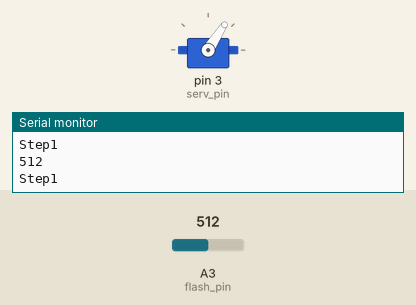
Bench run of a sketch on a simulated Arduino Uno, built with avr-gcc and run on an emulated ATmega328P. Shown: servo, the last lines printed to the serial monitor. The test bench sets the inputs (shaded band); at power-on: A3 (flash_pin) = 512.

Above: at 1.3 s.
1.4 s: A3 (flash_pin) set to 122
At 2.5 s:
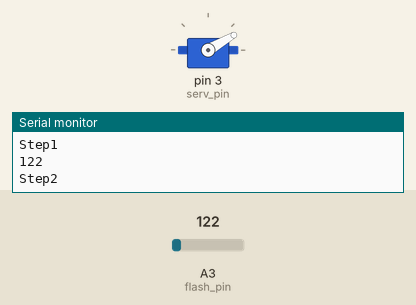
Timing chart, 0 to 4.4 s (numbered marks = the images above; inputs shaded):
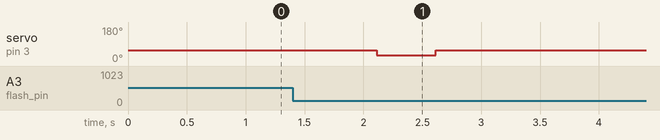

The sketch:

Kick_Boom3.ino
```cpp
// Подключение библиотек
#include <Servo.h>


//  Объявление адресации портов
byte flash_pin = A3; // Фотодатчик
byte serv_pin = 3;
byte photo_pin = 4;
byte power_pin = 2;

#define light 5; // Светодиод
#define LED_ON  150   // порог включенного светодиода
#define LED_OFF 800   // порог выключенного светодиода

// Объявление переменных
int wait = 500;
int step = 1;
int flash = 0;
int count = 0;

int open = 8; // Серво открыт 1 и 2 сброс
int open_half = 30; // Серво открыт 1 сброс
int close = 57; // Серво закрыт

Servo serv; // Объявление названия серво

void setup()
{
  Serial.begin(9600); //инициализация связи с монитором порта

  //конфигурация входа контроллера и подключение внутреннего подтягивающего резистора
  pinMode(photo_pin, INPUT_PULLUP);
  pinMode(power_pin, OUTPUT); // Подключение цифрового пина к питанию

  digitalWrite(power_pin, HIGH);

  digitalWrite(flash_pin, HIGH); // включить подтягивающий резистор к входу A3

}

void loop()
{

  flash = analogRead(flash_pin);
  Serial.println(flash);
  Serial.println("Step" + String(step));

  count = count + 1;

  if (count == 3)
  {
    digitalWrite(power_pin, HIGH);
    delay(30);
    digitalWrite(power_pin, LOW);
    delay(80);
    digitalWrite(power_pin, HIGH);
    count = 0;
  }

  switch (step)
  {
    case 1: // Серво закрыт
      serv.attach(serv_pin); //Объявление подключения серво
      serv.write(close);
      delay(wait);
      if (flash < LED_ON)
      {
        step = 2;
      }
      break;
    case 2: // Серво открыто 1 сброс
      serv.write(open_half);
      delay(wait);
      serv.write(close);
      delay(wait);
      step = 3;
      break;
    case 3:
      serv.write(close);
      delay(wait);
      if (flash > LED_OFF)
      {
        step = 4;
      }
      break;
    case 4:
      serv.write(close);
      delay(wait);
      if (flash < LED_ON)
      {
        step = 5;
      }
      break;
    case 5: // Серво открыто 1 и 2 сброс
      serv.write(open);
      delay(wait);
      step = 6;
      break;
    case 6:
      serv.write(close);
      delay(wait);
      serv.detach(); // Отключить серво
      step = 7;
      break;
    default:
      delay(wait);
  }

}
```

Measured:
- after the input at 1.4 s, servo on pin 3 (serv_pin): 57° → 30° after 0.71 s, → 57° 0.50 s later
